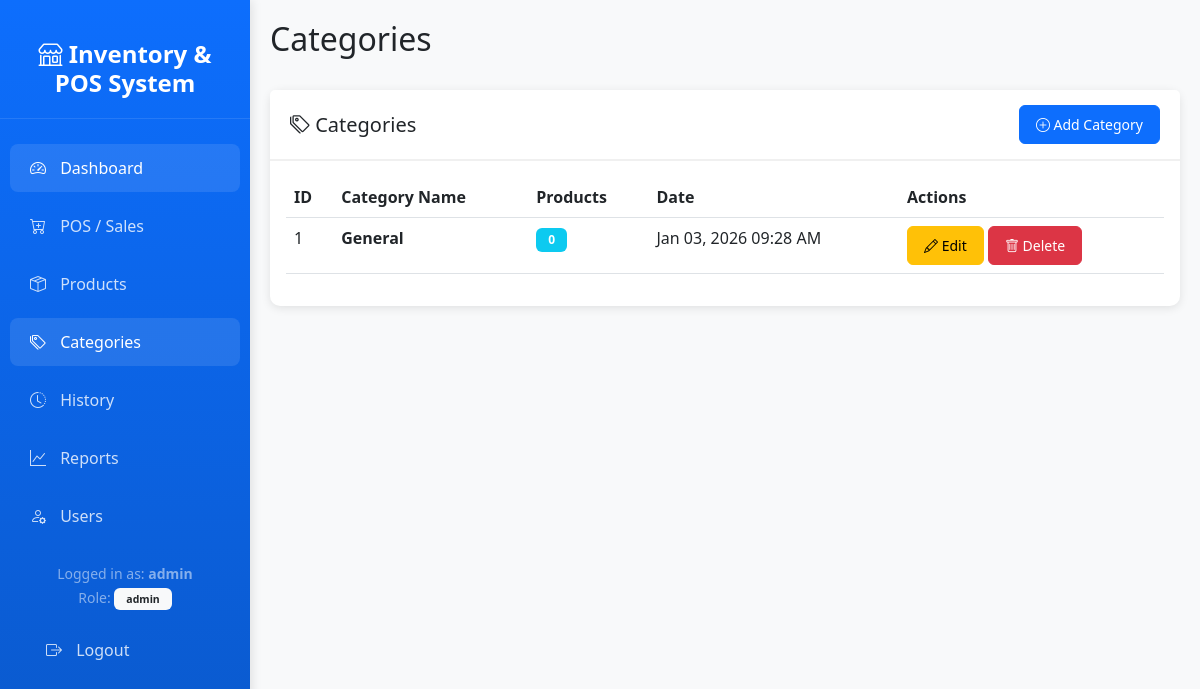
Screenshot of /categories/index.php (signed in) with the database file from the repository.
### tables this page shows
CREATE TABLE IF NOT EXISTS categories (
    category_id INT AUTO_INCREMENT PRIMARY KEY,
    category_name VARCHAR(100) NOT NULL UNIQUE,
    created_at TIMESTAMP DEFAULT CURRENT_TIMESTAMP
);

### config.php (called while the page is built, shortened)
<?php
function escape($string) {
    return htmlspecialchars($string, ENT_QUOTES, 'UTF-8');
}
function formatDate($date) {
    return date('M d, Y h:i A', strtotime($date));
}

### categories/index.php (the view, shortened to what this page needs)
<?php
require_once '../config.php';
require_once '../includes/header.php';
$pdo = getDB();
$categories = [];
try {
    $stmt = $pdo->query("SELECT c.*, COUNT(p.product_id) as product_count FROM categories c LEFT JOIN products p ON c.category_id = p.category_id GROUP BY c.category_id ORDER BY c.category_id ASC");
    $categories = $stmt->fetchAll();
} catch (PDOException $e) {
    $error = "Error loading categories: " . $e->getMessage();
}
?>
<div class="card">
    <div class="card-header d-flex justify-content-between align-items-center">
        <h5 class="mb-0"><i class="bi bi-tags"></i> Categories</h5>
        <a href="add.php" class="btn btn-primary btn-sm">
            <i class="bi bi-plus-circle"></i> Add Category
        </a>
    </div>
    <div class="card-body">
        <div class="table-responsive">
            <table class="table table-hover">
                <thead>
                    <tr>
                        <th>ID</th>
                        <th>Category Name</th>
                        <th>Products</th>
                        <th>Date</th>
                        <th>Actions</th>
                    </tr>
                </thead>
                <tbody>
                    <?php if (empty($categories)): ?>
                    <tr>
                        <td colspan="5" class="text-center text-muted">No categories found</td>
                    </tr>
                    <?php else: ?>
                    <?php foreach ($categories as $category): ?>
                    <tr>
                        <td><?php echo $category['category_id']; ?></td>
                        <td><strong><?php echo escape($category['category_name']); ?></strong></td>
                        <td><span class="badge bg-info"><?php echo $category['product_count']; ?></span></td>
                        <td><?php echo formatDate($category['created_at']); ?></td>
                        <td>
                            <a href="edit.php?id=<?php echo $category['category_id']; ?>" class="btn btn-sm btn-warning">
                                <i class="bi bi-pencil"></i> Edit
                            </a>
                            <a href="delete.php?id=<?php echo $category['category_id']; ?>" class="btn btn-sm btn-danger" onclick="return confirmDelete('Are you sure? This will fail if products are using this category.')">
                                <i class="bi bi-trash"></i> Delete
                            </a>
                        </td>
                    </tr>
                    <?php endforeach; ?>
                    <?php endif; ?>
                </tbody>
            </table>
        </div>
    </div>
</div>
<?php require_once '../includes/footer.php'; ?>

### includes/header.php (style rules this page uses)
:root { --primary-color: #0d6efd; --sidebar-width: 250px; }
body { font-family: 'Segoe UI', Tahoma, Geneva, Verdana, sans-serif; background-color: #f8f9fa; }
.card { border: none; border-radius: 10px; box-shadow: 0 2px 10px rgba(0,0,0,0.1); margin-bottom: 20px; }
.card-header { background-color: white; border-bottom: 2px solid #f0f0f0; padding: 15px 20px; font-weight: 600; }
.btn { border-radius: 6px; padding: 8px 16px; }
.table { background-color: white; }
.badge { padding: 6px 12px; border-radius: 6px; }

### rows the page displays
categories: category_id "1", category_name "General", product_count "0", created_at "Jan 03, 2026 09:28 AM"

### other values shown
APP_NAME "Inventory & POS System"
$_SESSION['username'] "admin"
$_SESSION['role'] "admin"
$page_title "Categories"
